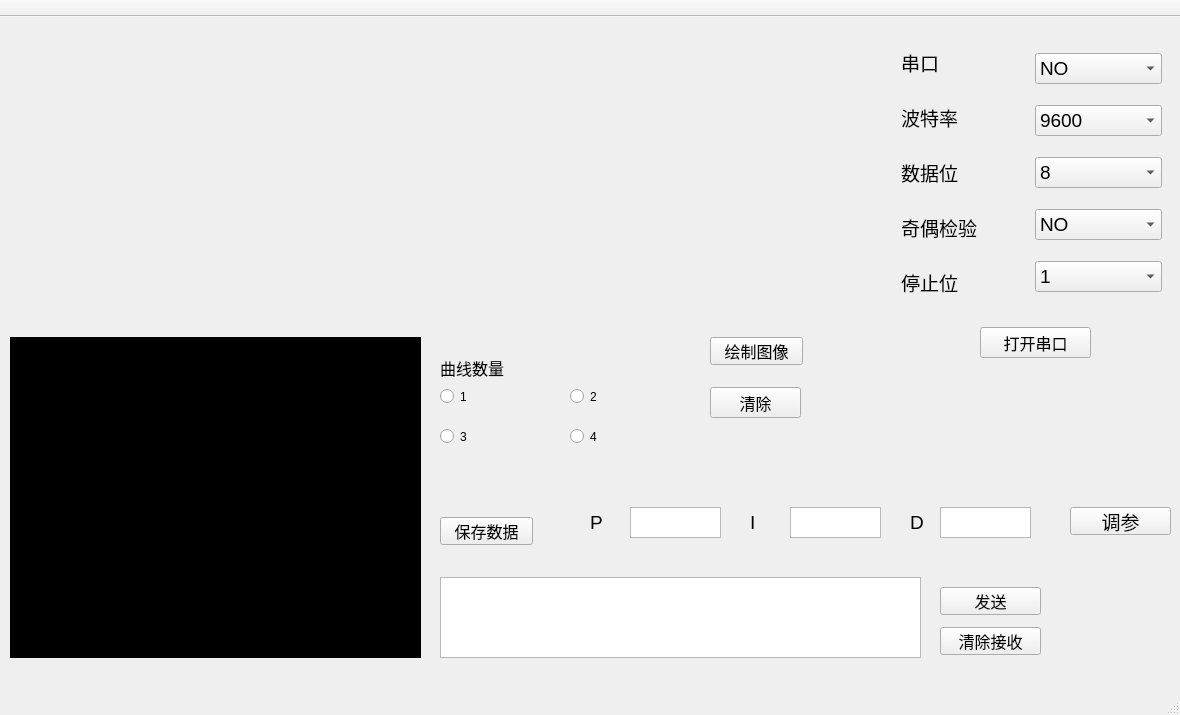
<?xml version="1.0" encoding="UTF-8"?>
<ui version="4.0">
 <class>MainWindow</class>
 <widget class="QMainWindow" name="MainWindow">
  <property name="geometry">
   <rect>
    <x>0</x>
    <y>0</y>
    <width>1180</width>
    <height>715</height>
   </rect>
  </property>
  <property name="minimumSize">
   <size>
    <width>1180</width>
    <height>715</height>
   </size>
  </property>
  <property name="maximumSize">
   <size>
    <width>1180</width>
    <height>715</height>
   </size>
  </property>
  <property name="contextMenuPolicy">
   <enum>Qt::ActionsContextMenu</enum>
  </property>
  <property name="windowTitle">
   <string>Qcom</string>
  </property>
  <property name="styleSheet">
   <string notr="true"/>
  </property>
  <widget class="QWidget" name="centralWidget">
   <widget class="QPushButton" name="OpenSerialButton">
    <property name="geometry">
     <rect>
      <x>980</x>
      <y>310</y>
      <width>111</width>
      <height>31</height>
     </rect>
    </property>
    <property name="font">
     <font>
      <pointsize>12</pointsize>
     </font>
    </property>
    <property name="text">
     <string>打开串口</string>
    </property>
   </widget>
   <widget class="QTextEdit" name="textEdit_2">
    <property name="geometry">
     <rect>
      <x>440</x>
      <y>560</y>
      <width>481</width>
      <height>81</height>
     </rect>
    </property>
   </widget>
   <widget class="QPushButton" name="sendButt">
    <property name="geometry">
     <rect>
      <x>940</x>
      <y>570</y>
      <width>101</width>
      <height>28</height>
     </rect>
    </property>
    <property name="font">
     <font>
      <pointsize>12</pointsize>
     </font>
    </property>
    <property name="text">
     <string>发送</string>
    </property>
   </widget>
   <widget class="QPushButton" name="clearButt">
    <property name="geometry">
     <rect>
      <x>940</x>
      <y>610</y>
      <width>101</width>
      <height>28</height>
     </rect>
    </property>
    <property name="font">
     <font>
      <pointsize>12</pointsize>
     </font>
    </property>
    <property name="text">
     <string>清除接收</string>
    </property>
   </widget>
   <widget class="QWidget" name="layoutWidget">
    <property name="geometry">
     <rect>
      <x>890</x>
      <y>10</y>
      <width>283</width>
      <height>291</height>
     </rect>
    </property>
    <layout class="QHBoxLayout" name="horizontalLayout">
     <item>
      <layout class="QVBoxLayout" name="verticalLayout">
       <item>
        <widget class="QLabel" name="label">
         <property name="font">
          <font>
           <pointsize>14</pointsize>
          </font>
         </property>
         <property name="text">
          <string>串口</string>
         </property>
        </widget>
       </item>
       <item>
        <widget class="QLabel" name="label_2">
         <property name="font">
          <font>
           <pointsize>14</pointsize>
          </font>
         </property>
         <property name="text">
          <string>波特率</string>
         </property>
        </widget>
       </item>
       <item>
        <widget class="QLabel" name="label_4">
         <property name="font">
          <font>
           <pointsize>14</pointsize>
          </font>
         </property>
         <property name="text">
          <string>数据位</string>
         </property>
        </widget>
       </item>
       <item>
        <widget class="QLabel" name="label_3">
         <property name="font">
          <font>
           <pointsize>14</pointsize>
          </font>
         </property>
         <property name="text">
          <string>奇偶检验</string>
         </property>
        </widget>
       </item>
       <item>
        <widget class="QLabel" name="label_5">
         <property name="font">
          <font>
           <pointsize>14</pointsize>
          </font>
         </property>
         <property name="text">
          <string>停止位</string>
         </property>
        </widget>
       </item>
      </layout>
     </item>
     <item>
      <layout class="QVBoxLayout" name="verticalLayout_2">
       <item>
        <widget class="QComboBox" name="PortBox">
         <property name="font">
          <font>
           <pointsize>14</pointsize>
          </font>
         </property>
         <item>
          <property name="text">
           <string>NO</string>
          </property>
         </item>
        </widget>
       </item>
       <item>
        <widget class="QComboBox" name="BaudBox">
         <property name="font">
          <font>
           <pointsize>14</pointsize>
          </font>
         </property>
         <item>
          <property name="text">
           <string>9600</string>
          </property>
         </item>
         <item>
          <property name="text">
           <string>38400</string>
          </property>
         </item>
         <item>
          <property name="text">
           <string>115200</string>
          </property>
         </item>
        </widget>
       </item>
       <item>
        <widget class="QComboBox" name="BitBox">
         <property name="font">
          <font>
           <pointsize>14</pointsize>
          </font>
         </property>
         <item>
          <property name="text">
           <string>8</string>
          </property>
         </item>
        </widget>
       </item>
       <item>
        <widget class="QComboBox" name="ParityBox">
         <property name="font">
          <font>
           <pointsize>14</pointsize>
          </font>
         </property>
         <item>
          <property name="text">
           <string>NO</string>
          </property>
         </item>
        </widget>
       </item>
       <item>
        <widget class="QComboBox" name="StopBox">
         <property name="font">
          <font>
           <pointsize>14</pointsize>
          </font>
         </property>
         <item>
          <property name="text">
           <string>1</string>
          </property>
         </item>
         <item>
          <property name="text">
           <string>2</string>
          </property>
         </item>
        </widget>
       </item>
      </layout>
     </item>
    </layout>
   </widget>
   <widget class="QPushButton" name="showChar">
    <property name="geometry">
     <rect>
      <x>710</x>
      <y>320</y>
      <width>93</width>
      <height>28</height>
     </rect>
    </property>
    <property name="font">
     <font>
      <pointsize>12</pointsize>
     </font>
    </property>
    <property name="styleSheet">
     <string notr="true"/>
    </property>
    <property name="text">
     <string>绘制图像</string>
    </property>
   </widget>
   <widget class="QCustomPlot" name="customPlot" native="true">
    <property name="geometry">
     <rect>
      <x>10</x>
      <y>0</y>
      <width>861</width>
      <height>321</height>
     </rect>
    </property>
   </widget>
   <widget class="QPushButton" name="saveButt">
    <property name="geometry">
     <rect>
      <x>440</x>
      <y>500</y>
      <width>93</width>
      <height>28</height>
     </rect>
    </property>
    <property name="font">
     <font>
      <pointsize>12</pointsize>
     </font>
    </property>
    <property name="text">
     <string>保存数据</string>
    </property>
   </widget>
   <widget class="QTextBrowser" name="textBrowser">
    <property name="geometry">
     <rect>
      <x>10</x>
      <y>320</y>
      <width>411</width>
      <height>321</height>
     </rect>
    </property>
    <property name="styleSheet">
     <string notr="true">QTextBrowser#textBrowser
{
  Background-color:rgb(0, 0, 0);
  color:rgb(255, 255, 255);
  font: 10pt &quot;黑体&quot;;
 }</string>
    </property>
   </widget>
   <widget class="QPushButton" name="adjustButt">
    <property name="geometry">
     <rect>
      <x>1070</x>
      <y>490</y>
      <width>101</width>
      <height>28</height>
     </rect>
    </property>
    <property name="font">
     <font>
      <pointsize>14</pointsize>
     </font>
    </property>
    <property name="text">
     <string>调参</string>
    </property>
   </widget>
   <widget class="QTextEdit" name="PValue">
    <property name="geometry">
     <rect>
      <x>630</x>
      <y>490</y>
      <width>91</width>
      <height>31</height>
     </rect>
    </property>
   </widget>
   <widget class="QTextEdit" name="DValue">
    <property name="geometry">
     <rect>
      <x>940</x>
      <y>490</y>
      <width>91</width>
      <height>31</height>
     </rect>
    </property>
   </widget>
   <widget class="QTextEdit" name="IValue">
    <property name="geometry">
     <rect>
      <x>790</x>
      <y>490</y>
      <width>91</width>
      <height>31</height>
     </rect>
    </property>
   </widget>
   <widget class="QLabel" name="label_6">
    <property name="geometry">
     <rect>
      <x>590</x>
      <y>490</y>
      <width>31</width>
      <height>31</height>
     </rect>
    </property>
    <property name="font">
     <font>
      <pointsize>14</pointsize>
     </font>
    </property>
    <property name="text">
     <string>P</string>
    </property>
   </widget>
   <widget class="QLabel" name="label_7">
    <property name="geometry">
     <rect>
      <x>750</x>
      <y>490</y>
      <width>31</width>
      <height>31</height>
     </rect>
    </property>
    <property name="font">
     <font>
      <pointsize>14</pointsize>
     </font>
    </property>
    <property name="text">
     <string>I</string>
    </property>
   </widget>
   <widget class="QLabel" name="label_8">
    <property name="geometry">
     <rect>
      <x>910</x>
      <y>490</y>
      <width>31</width>
      <height>31</height>
     </rect>
    </property>
    <property name="font">
     <font>
      <pointsize>14</pointsize>
     </font>
    </property>
    <property name="text">
     <string>D</string>
    </property>
   </widget>
   <widget class="QPushButton" name="clearchar">
    <property name="geometry">
     <rect>
      <x>710</x>
      <y>370</y>
      <width>91</width>
      <height>31</height>
     </rect>
    </property>
    <property name="font">
     <font>
      <pointsize>12</pointsize>
     </font>
    </property>
    <property name="text">
     <string>清除</string>
    </property>
   </widget>
   <widget class="QRadioButton" name="radioButton">
    <property name="geometry">
     <rect>
      <x>440</x>
      <y>370</y>
      <width>115</width>
      <height>19</height>
     </rect>
    </property>
    <property name="text">
     <string>1</string>
    </property>
   </widget>
   <widget class="QRadioButton" name="radioButton_2">
    <property name="geometry">
     <rect>
      <x>570</x>
      <y>370</y>
      <width>115</width>
      <height>19</height>
     </rect>
    </property>
    <property name="text">
     <string>2</string>
    </property>
   </widget>
   <widget class="QRadioButton" name="radioButton_3">
    <property name="geometry">
     <rect>
      <x>440</x>
      <y>410</y>
      <width>115</width>
      <height>19</height>
     </rect>
    </property>
    <property name="text">
     <string>3</string>
    </property>
   </widget>
   <widget class="QRadioButton" name="radioButton_4">
    <property name="geometry">
     <rect>
      <x>570</x>
      <y>410</y>
      <width>115</width>
      <height>19</height>
     </rect>
    </property>
    <property name="text">
     <string>4</string>
    </property>
   </widget>
   <widget class="QLabel" name="label_9">
    <property name="geometry">
     <rect>
      <x>440</x>
      <y>340</y>
      <width>91</width>
      <height>21</height>
     </rect>
    </property>
    <property name="font">
     <font>
      <pointsize>12</pointsize>
     </font>
    </property>
    <property name="styleSheet">
     <string notr="true"/>
    </property>
    <property name="frameShape">
     <enum>QFrame::NoFrame</enum>
    </property>
    <property name="frameShadow">
     <enum>QFrame::Plain</enum>
    </property>
    <property name="text">
     <string>曲线数量</string>
    </property>
   </widget>
  </widget>
  <widget class="QMenuBar" name="menuBar">
   <property name="geometry">
    <rect>
     <x>0</x>
     <y>0</y>
     <width>1180</width>
     <height>26</height>
    </rect>
   </property>
  </widget>
  <widget class="QStatusBar" name="statusBar"/>
  <widget class="QToolBar" name="toolBar">
   <property name="font">
    <font>
     <strikeout>false</strikeout>
    </font>
   </property>
   <property name="windowTitle">
    <string>toolBar</string>
   </property>
   <property name="movable">
    <bool>false</bool>
   </property>
   <attribute name="toolBarArea">
    <enum>TopToolBarArea</enum>
   </attribute>
   <attribute name="toolBarBreak">
    <bool>false</bool>
   </attribute>
  </widget>
  <action name="action565">
   <property name="text">
    <string>565</string>
   </property>
  </action>
  <action name="action123132">
   <property name="text">
    <string>使用手册</string>
   </property>
  </action>
 </widget>
 <layoutdefault spacing="6" margin="11"/>
 <customwidgets>
  <customwidget>
   <class>QCustomPlot</class>
   <extends>QWidget</extends>
   <header>qcustomplot.h</header>
   <container>1</container>
  </customwidget>
 </customwidgets>
 <resources/>
 <connections/>
</ui>
